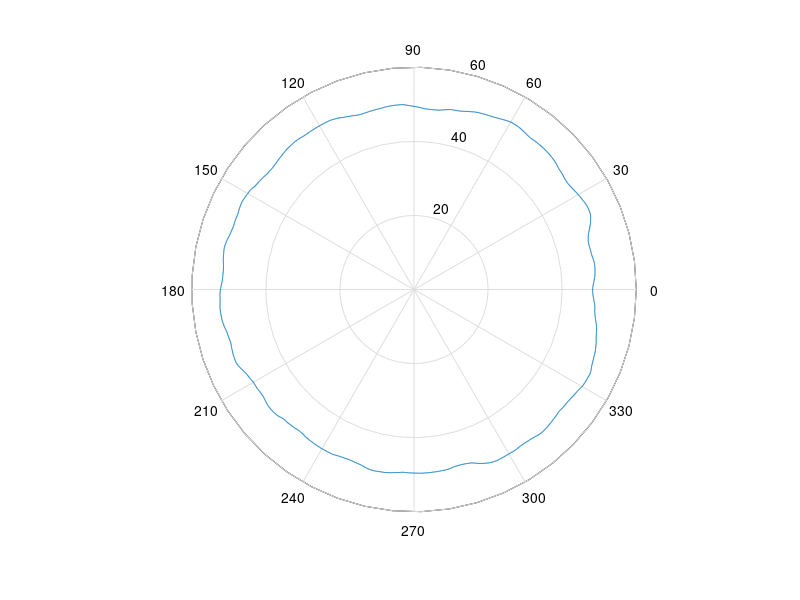

The MATLAB script that drew this image:
n = 2000;
x = linspace(0,2*pi,n);
r = 11*(exp(-x*5) + exp(5*(-2*pi + x))) + 0.25*cos(x*20) + 0.2;

xo = x - pi;
r = r - exp(-xo.*xo*4);

plot(x,r);
pause();
f = abs(fft(r));
plot(x,f);
pause();
p = 2*pi*rand(1,n);
f = f .* exp(i*p);
d = real(ifft(f));
polar(x,d+50);
%hold on;
%polar(x,0.0*d + 50);
pause();
